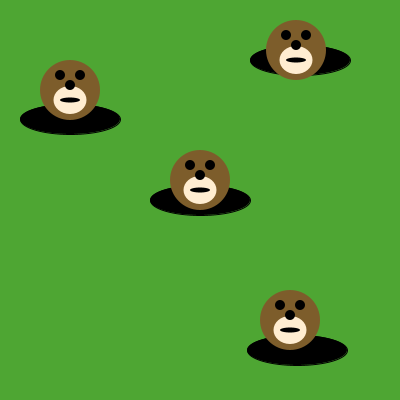
Frame 1 (no input)
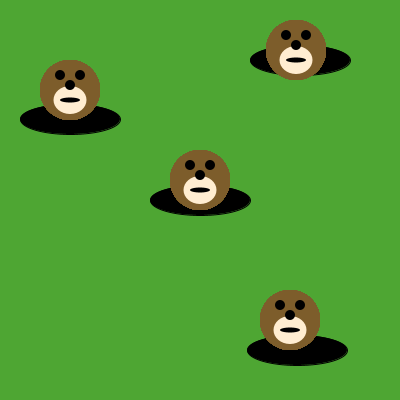
Frame 60 (the mouse pressed at the canvas centre just before this capture)
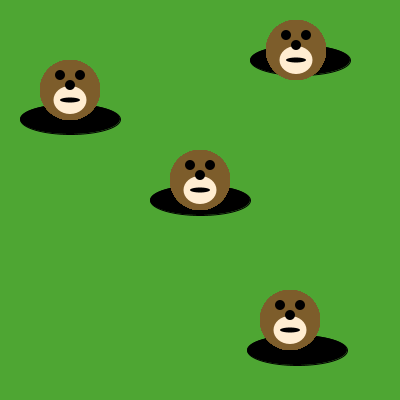
Frame 120 (the mouse held since frame 60 and released just before this capture)

The Processing sketch that drew these frames (run headless with seeded random() and noise(); from frame 60 on, the mouse is pressed at the canvas centre):

// Processing sketch: moles_in_holes
// ── moles_in_holes.pde

void setup() {
     size(400, 400);
     background(78, 166, 51); // green grass
     // This code draws the holes
     
     fill(0, 0, 0);
     ellipse(200, 200, 100, 30);
     ellipse(70, 119, 100, 30);
     ellipse(300, 60, 100, 30);
     ellipse(297, 350, 100, 30);
}

void draw() {

/* Write code here that uses the method below to put a mole in each of the holes */
drawMole(70,90);
drawMole(296,50);
drawMole(200,180);
drawMole(290,320);
}

void drawMole(int moleX, int moleY) {
     noStroke();
     fill(125, 93, 43);
     ellipse(moleX, moleY, 60, 60); // face
     fill(255, 237, 209);
     ellipse(moleX, moleY+10, 33, 28); 
     fill(0, 0, 0);
     ellipse(moleX-10, moleY-15, 10, 10); // eyes
     ellipse(moleX+10, moleY-15, 10, 10);
     ellipse(moleX, moleY-5, 10, 10); // nose
     ellipse(moleX, moleY+10, 20, 5); // mouth
}
